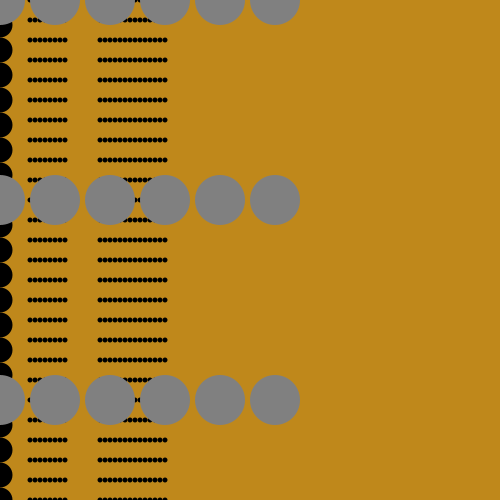
Frame 1 (no input)
Frame 60 (the mouse pressed at the canvas centre just before this capture): identical to frame 1, image omitted
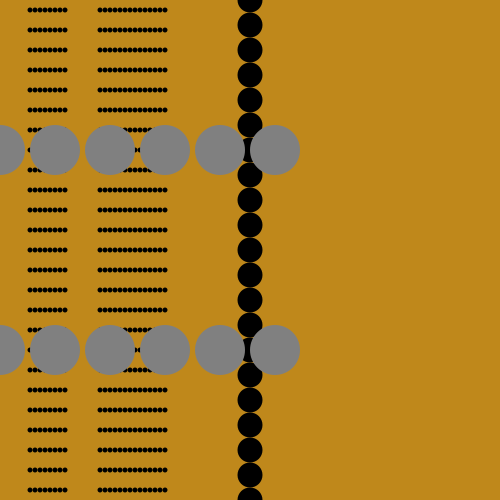
Frame 120 (the mouse held since frame 60 and released just before this capture)

The Processing sketch that drew these frames (run headless with seeded random() and noise(); from frame 60 on, the mouse is pressed at the canvas centre):

// Processing sketch: processing_40360
// ── processing_40360.pde

// By Wilson L. 
//Move the mouse.
//It's a picture of an oil rig.

int space =25;
int mini = 5;
float y;

void setup()
{
  size (500,500);
  noStroke();
  smooth();
}

void draw()
{
  background (#BF881B);
  //BACKGROUND
  for (int x3 = 30; x3<70; x3+=mini)
  {
    for (int y3 = 0; y3<height; y3+=10)
    {
      fill (0);
      ellipse (x3,y3*2-mouseY,mini,mini);
    }
  }

  for (int x3 = 100; x3<170; x3+=mini)
  {
    for (int y3 = 0; y3<height; y3+=10)
    {
      fill (0);
      ellipse (x3,y3*2-mouseY,mini,mini);
    }
  }
  //FOREGROUND
  for (int y = 0; y<height+25; y+=space)
  {
    fill (0);
    ellipse (mouseX,y,space,space);
  }
  for (int x2 = 0; x2<300; x2+=space*2+5)
  {
    for (int y2 = 0; y2<height; y2+=100)
    {
      fill (128);
      ellipse (x2,y2*2-mouseX,space*2,space*2);
    }
  }
}
